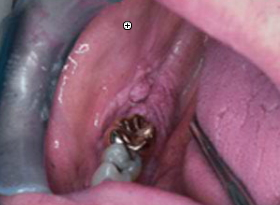
#> input picture ML-PROJECT/oral_cancer_ml/data/raw/Cancer/cancer_0013.jpg, 280 x 205 px; its folder holds only this picture in this run
$ python eda.py   (older library calls are emulated)
#> lines starting #> are read from the running program, lines starting #| are printed output that depends on the picture
import cv2, os, numpy as np
import matplotlib.pyplot as plt
import seaborn as sns
from pathlib import Path
from collections import Counter
import sys

# Ensure UTF-8 printing for console formatting
sys.stdout.reconfigure(encoding='utf-8')

sns.set_theme(style='darkgrid')

CANCER_PATH    = Path(r"C:\Users\Admin\OneDrive\Desktop\Andrew\MKC\oral_cancer_ml\data\raw\CANCER")
NONCANCER_PATH = Path(r"C:\Users\Admin\OneDrive\Desktop\Andrew\MKC\oral_cancer_ml\data\raw\NON_CANCER")
PLOTS_PATH     = Path(r"C:\Users\Admin\OneDrive\Desktop\Andrew\MKC\oral_cancer_ml\outputs\plots")
PLOTS_PATH.mkdir(parents=True, exist_ok=True)

# LOAD ALL IMAGES FIRST
cancer_imgs = []
noncancer_imgs = []

print("Loading CANCER images...")
for i, file in enumerate(CANCER_PATH.glob('*.jpg')):
    if i > 0 and i % 100 == 0:
        print(f"  Loaded {i} CANCER images...")
    img = cv2.imread(str(file))
#> img is the input picture: shape (205, 280, 3); mean B, G, R 113.4, 93.2, 136.3
    if img is not None:
        img_rgb = cv2.cvtColor(img, cv2.COLOR_BGR2RGB)
        cancer_imgs.append(img_rgb)
print(f"Total CANCER images loaded: {len(cancer_imgs)}")
#| Total CANCER images loaded: 1

print("Loading NON-CANCER images...")
for i, file in enumerate(NONCANCER_PATH.glob('*.jpg')):
    if i > 0 and i % 100 == 0:
        print(f"  Loaded {i} NON-CANCER images...")
    img = cv2.imread(str(file))
    if img is not None:
        img_rgb = cv2.cvtColor(img, cv2.COLOR_BGR2RGB)
        noncancer_imgs.append(img_rgb)
print(f"Total NON-CANCER images loaded: {len(noncancer_imgs)}")

cancer_count = len(cancer_imgs)
#> cancer_count = 1
noncancer_count = len(noncancer_imgs)
total_count = cancer_count + noncancer_count
#> total_count = 1
cancer_pct = cancer_count / total_count * 100 if total_count > 0 else 0
#> cancer_pct = 100
noncancer_pct = noncancer_count / total_count * 100 if total_count > 0 else 0
#> noncancer_pct = 0

# PLOT 1 — CLASS DISTRIBUTION
classes = ['NON-CANCER', 'CANCER']
counts = [noncancer_count, cancer_count]
#> counts = [0, 1]
pcts = [noncancer_pct, cancer_pct]
#> pcts = [0, 100]

plt.figure(figsize=(8, 6))
bars = plt.bar(classes, counts, color=['steelblue', 'tomato'])
plt.title("Class Distribution — Oral Cancer Dataset", fontsize=14)
plt.ylabel("Image Count")

for bar, count, pct in zip(bars, counts, pcts):
    y_val = bar.get_height()
    x_val = bar.get_x() + bar.get_width() / 2
    # Count on top
    plt.text(x_val, y_val + max(counts) * 0.01, f"{int(count)}",
             ha='center', va='bottom', fontweight='bold', fontsize=12)
    # Percentage at bottom
    if y_val > 0:
        plt.text(x_val, y_val / 2, f"{pct:.1f}%",
                 ha='center', va='center', color='white', fontweight='bold', fontsize=12)
#> this loop made 2 passes
#> (count, pct, y_val, x_val) on passes 1 to 2: (0, 0, 0, 0), (1, 100, 1, 1)

plt.tight_layout()
plt.savefig(PLOTS_PATH / "01_class_distribution.png", dpi=150)
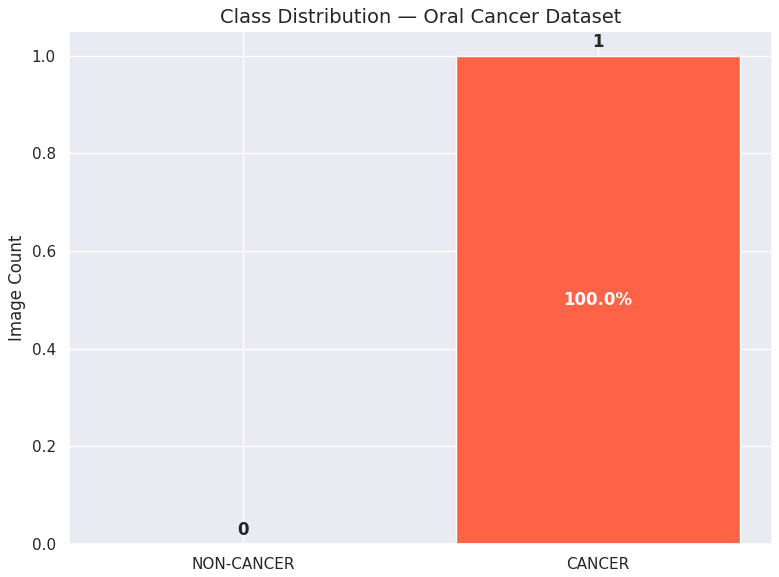
#> figure drawn by matplotlib, 1 panel
plt.close()


# PLOT 2 — RESOLUTION SCATTER
cancer_sizes = [(img.shape[1], img.shape[0]) for img in cancer_imgs]
#> cancer_sizes = [(280, 205)]
noncancer_sizes = [(img.shape[1], img.shape[0]) for img in noncancer_imgs]
#> noncancer_sizes = []
all_sizes = cancer_sizes + noncancer_sizes
#> all_sizes = [(280, 205)]

unique_res = Counter(all_sizes)
#> unique_res = {(280, 205): 1}
dominant_res = unique_res.most_common(1)[0][0] if unique_res else (0,0)
#> dominant_res = (280, 205)

c_w, c_h = zip(*cancer_sizes) if cancer_sizes else ([], [])
#> c_w = (280,); c_h = (205,)
nc_w, nc_h = zip(*noncancer_sizes) if noncancer_sizes else ([], [])
#> nc_w = []; nc_h = []

plt.figure(figsize=(8, 6))
plt.scatter(c_w, c_h, color='tomato', alpha=0.5, label='CANCER')
plt.scatter(nc_w, nc_h, color='steelblue', alpha=0.5, label='NON-CANCER')
plt.title("Image Resolution Distribution")
plt.xlabel("Width (pixels)")
plt.ylabel("Height (pixels)")
plt.legend()
plt.tight_layout()
plt.savefig(PLOTS_PATH / "02_resolution_scatter.png", dpi=150)
plt.close()


# PLOT 3 — SAMPLE IMAGE GRID
fig, axes = plt.subplots(2, 8, figsize=(16, 4))
fig.suptitle("Sample Images from Each Class", fontsize=16)

import random
random.seed(42)
c_idx = random.sample(range(len(cancer_imgs)), min(8, len(cancer_imgs))) if cancer_imgs else []
#> c_idx = [0]
nc_idx = random.sample(range(len(noncancer_imgs)), min(8, len(noncancer_imgs))) if noncancer_imgs else []

for i in range(8):
    if i < len(c_idx):
        axes[0, i].imshow(cancer_imgs[c_idx[i]])
    axes[0, i].axis('off')

    if i < len(nc_idx):
        axes[1, i].imshow(noncancer_imgs[nc_idx[i]])
    axes[1, i].axis('off')

# Labels on left side
axes[0, 0].set_title("CANCER", loc='left', pad=10, fontsize=12, y=0.3, x=-0.2)
axes[1, 0].set_title("NON-CANCER", loc='left', pad=10, fontsize=12, y=0.3, x=-0.2)

plt.tight_layout()
plt.savefig(PLOTS_PATH / "03_sample_grid.png", dpi=150)
plt.close()


# PLOT 4 — PIXEL INTENSITY HISTOGRAM
print("Computing pixel intensities...")
c_gray = [cv2.cvtColor(img, cv2.COLOR_RGB2GRAY).flatten() for img in cancer_imgs]
#> c_gray = 1 item
nc_gray = [cv2.cvtColor(img, cv2.COLOR_RGB2GRAY).flatten() for img in noncancer_imgs]
#> nc_gray = []

c_pixels = np.concatenate(c_gray) if c_gray else np.array([])
nc_pixels = np.concatenate(nc_gray) if nc_gray else np.array([])
#> nc_pixels = empty array

c_mean_int = c_pixels.mean() if len(c_pixels) else 0
#> c_mean_int = 108.5
nc_mean_int = nc_pixels.mean() if len(nc_pixels) else 0
#> nc_mean_int = 0

plt.figure(figsize=(10, 6))
if len(c_pixels):
    plt.hist(c_pixels, bins=50, alpha=0.6, color='tomato', label=f'CANCER (mean={c_mean_int:.1f})', density=True)
if len(nc_pixels):
    plt.hist(nc_pixels, bins=50, alpha=0.6, color='steelblue', label=f'NON-CANCER (mean={nc_mean_int:.1f})', density=True)

plt.axvline(c_mean_int, color='red', linestyle='dashed', linewidth=2)
plt.axvline(nc_mean_int, color='blue', linestyle='dashed', linewidth=2)
plt.title("Pixel Intensity Distribution by Class")
plt.xlabel("Pixel Intensity")
plt.ylabel("Density")
plt.legend()
plt.tight_layout()
plt.savefig(PLOTS_PATH / "04_intensity_histogram.png", dpi=150)
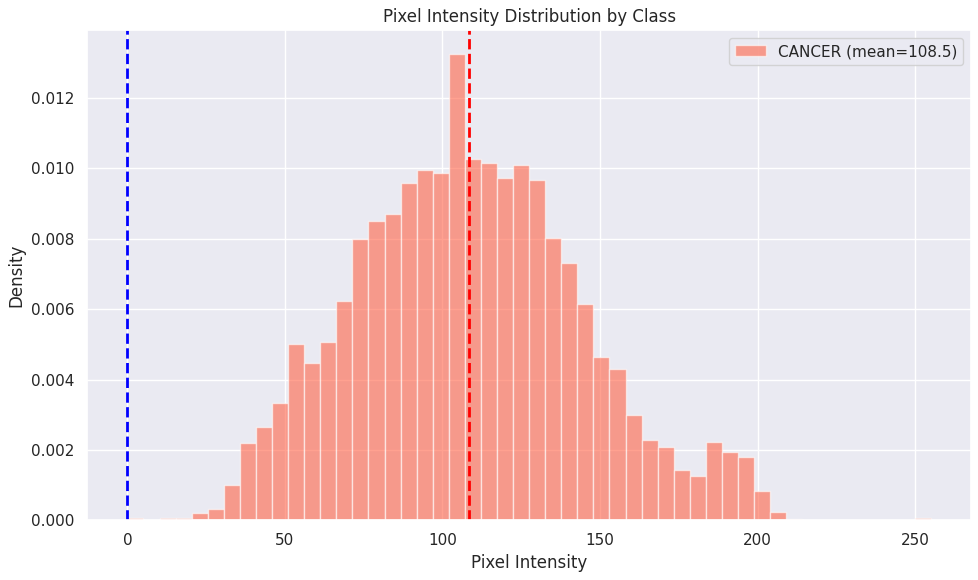
#> figure drawn by matplotlib, 1 panel; tallest bar 0.0133 high, from x = 102 to 107.1
plt.close()


# PLOT 5 — MEAN IMAGE PER CLASS
print("Computing mean images...")
IMG_SIZE = (128, 128)
c_resized = [cv2.resize(img, IMG_SIZE) for img in cancer_imgs]
#> c_resized = 1 item
nc_resized = [cv2.resize(img, IMG_SIZE) for img in noncancer_imgs]
#> nc_resized = []

c_mean_img = np.mean(c_resized, axis=0).astype(np.uint8) if c_resized else np.zeros((128,128,3), dtype=np.uint8)
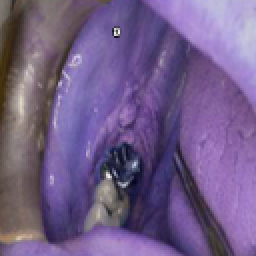
#> c_mean_img: shape (128, 128, 3) (shown 2 times larger); mean of channels 0, 1, 2 136.2, 93.1, 113.3; drawn as B, G, R
nc_mean_img = np.mean(nc_resized, axis=0).astype(np.uint8) if nc_resized else np.zeros((128,128,3), dtype=np.uint8)
#> nc_mean_img: shape (128, 128, 3); every value is 0

fig, axes = plt.subplots(1, 2, figsize=(10, 5))
im0 = axes[0].imshow(c_mean_img)
axes[0].set_title("Mean CANCER Image")
axes[0].axis('off')
fig.colorbar(im0, ax=axes[0], fraction=0.046, pad=0.04)

im1 = axes[1].imshow(nc_mean_img)
axes[1].set_title("Mean NON-CANCER Image")
axes[1].axis('off')
fig.colorbar(im1, ax=axes[1], fraction=0.046, pad=0.04)

plt.tight_layout()
plt.savefig(PLOTS_PATH / "05_mean_images.png", dpi=150)
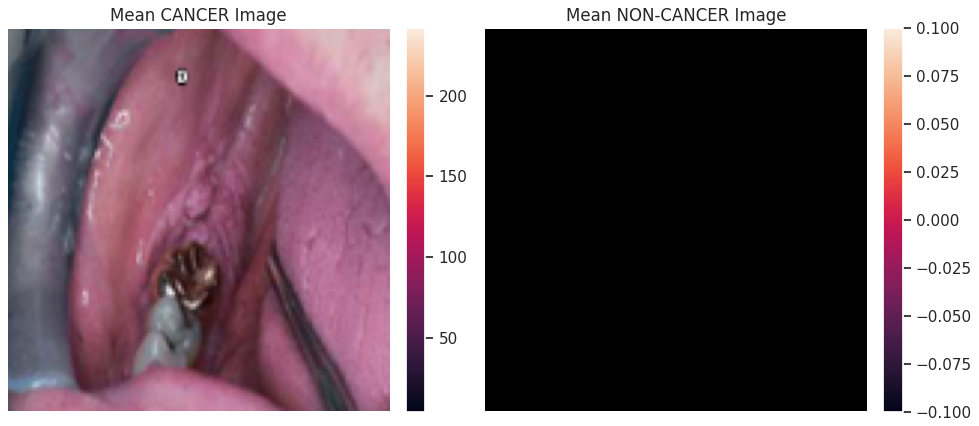
#> figure drawn by matplotlib, 4 panels
plt.close()


# PLOT 6 — BRIGHTNESS & CONTRAST BOXPLOTS
print("Computing brightness and contrast...")
c_bright = [np.mean(pixels) for pixels in c_gray] if c_gray else []
#> c_bright = [108.5]
c_contrast = [np.std(pixels) for pixels in c_gray] if c_gray else []
#> c_contrast = [36.19]

nc_bright = [np.mean(pixels) for pixels in nc_gray] if nc_gray else []
#> nc_bright = []
nc_contrast = [np.std(pixels) for pixels in nc_gray] if nc_gray else []
#> nc_contrast = []

fig, axes = plt.subplots(1, 2, figsize=(12, 6))

bplot1 = axes[0].boxplot([c_bright, nc_bright], patch_artist=True, labels=['CANCER', 'NON-CANCER'])
#> bplot1 = 6 items
colors = ['tomato', 'steelblue']
for patch, color in zip(bplot1['boxes'], colors):
    patch.set_facecolor(color)
#> this loop made 2 passes
#> color on passes 1 to 2: 'tomato', 'steelblue'
axes[0].set_title("Brightness (Mean)")

bplot2 = axes[1].boxplot([c_contrast, nc_contrast], patch_artist=True, labels=['CANCER', 'NON-CANCER'])
#> bplot2 = 6 items
for patch, color in zip(bplot2['boxes'], colors):
    patch.set_facecolor(color)
axes[1].set_title("Contrast (Std Dev)")

plt.tight_layout()
plt.savefig(PLOTS_PATH / "06_brightness_contrast.png", dpi=150)
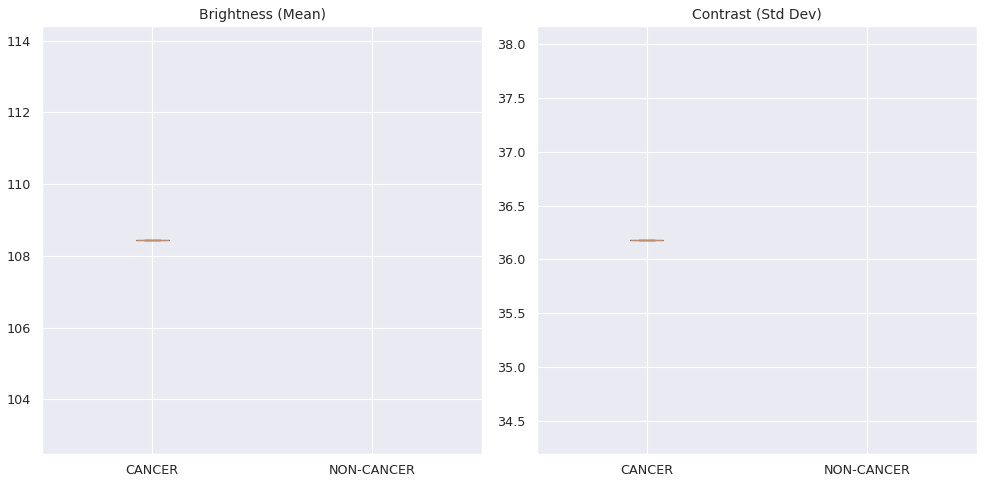
#> figure drawn by matplotlib, 2 panels
plt.close()


# PLOT 7 — COLOR CHANNEL ANALYSIS
print("Analyzing color channels...")
c_rgb_means = np.mean([np.mean(img, axis=(0,1)) for img in cancer_imgs], axis=0) if cancer_imgs else [0,0,0]
#> c_rgb_means = [136.3, 93.24, 113.4]
nc_rgb_means = np.mean([np.mean(img, axis=(0,1)) for img in noncancer_imgs], axis=0) if noncancer_imgs else [0,0,0]
#> nc_rgb_means = [0, 0, 0]

channels = ['Red', 'Green', 'Blue']
x = np.arange(len(channels))
width = 0.35

plt.figure(figsize=(8, 6))
plt.bar(x - width/2, c_rgb_means, width, label='CANCER', color='tomato')
plt.bar(x + width/2, nc_rgb_means, width, label='NON-CANCER', color='steelblue')
plt.xticks(x, channels)
plt.title("Mean RGB Channel Values by Class")
plt.ylabel("Mean Intensity")
plt.legend()
plt.tight_layout()
plt.savefig(PLOTS_PATH / "07_color_channels.png", dpi=150)
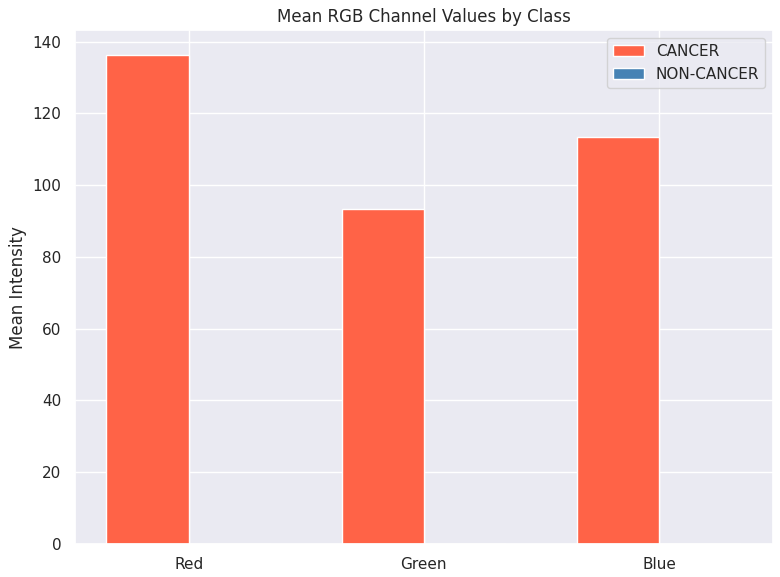
#> figure drawn by matplotlib, 1 panel; tallest bar 136.3 high, from x = -0.35 to 0
plt.close()


# PLOT 8 — SHARPNESS ANALYSIS
print("Analyzing sharpness...")
c_sharp = [cv2.Laplacian(img, cv2.CV_64F).var() for img in c_gray] if c_gray else []
#> c_sharp = [137.9]
nc_sharp = [cv2.Laplacian(img, cv2.CV_64F).var() for img in nc_gray] if nc_gray else []
#> nc_sharp = []

c_blurry = sum(1 for s in c_sharp if s < 100)
#> c_blurry = 0
nc_blurry = sum(1 for s in nc_sharp if s < 100)
#> nc_blurry = 0

plt.figure(figsize=(8, 6))
bplot3 = plt.boxplot([c_sharp, nc_sharp], patch_artist=True, labels=['CANCER', 'NON-CANCER'])
#> bplot3 = 6 items
for patch, color in zip(bplot3['boxes'], colors):
    patch.set_facecolor(color)
plt.yscale('log')
plt.title("Image Sharpness (Laplacian Variance) by Class")
plt.ylabel("Laplacian Variance (Log Scale)")
plt.tight_layout()
plt.savefig(PLOTS_PATH / "08_sharpness.png", dpi=150)
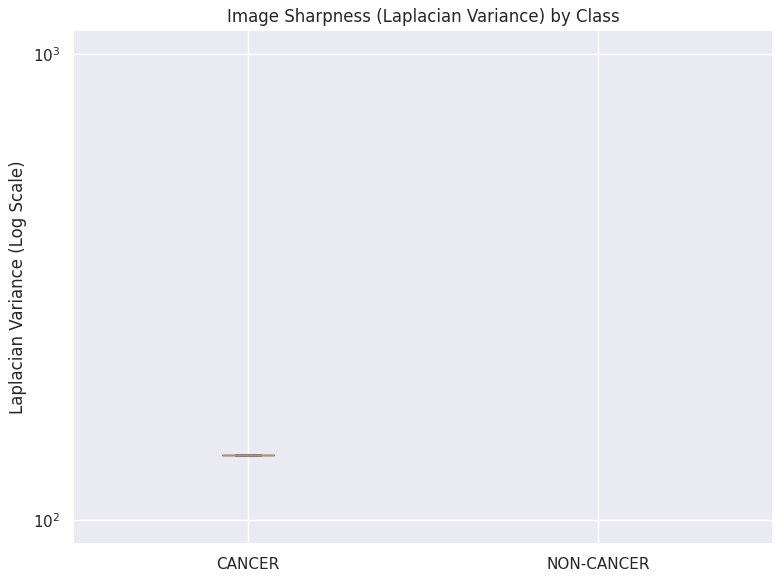
#> figure drawn by matplotlib, 1 panel
plt.close()


# FINAL EDA SUMMARY
print("Generating summary...")

c_mean_b = np.mean(c_bright) if c_bright else 0
#> c_mean_b = 108.5
nc_mean_b = np.mean(nc_bright) if nc_bright else 0
#> nc_mean_b = 0
c_mean_c = np.mean(c_contrast) if c_contrast else 0
#> c_mean_c = 36.19
nc_mean_c = np.mean(nc_contrast) if nc_contrast else 0
#> nc_mean_c = 0

unique_res_dict = dict(unique_res.most_common(5))
#> unique_res_dict = {(280, 205): 1}
unique_res_str = str(unique_res_dict)
#> unique_res_str = '{(280, 205): 1}'
if len(unique_res) > 5:
    unique_res_str += f" ... (+{len(unique_res)-5} more)"

b_diff = f"Cancer images are on average {'brighter' if c_mean_b > nc_mean_b else 'darker'} ({c_mean_b:.1f} vs {nc_mean_b:.1f})."
c_diff = f"Red channel is {'higher' if c_rgb_means[0] > nc_rgb_means[0] else 'lower'} in CANCER ({c_rgb_means[0]:.1f} vs {nc_rgb_means[0]:.1f})."
s_diff = f"Sharpness variance shows {c_blurry} blurry CANCER vs {nc_blurry} NON-CANCER images."

ratio = max(cancer_pct, noncancer_pct) / min(cancer_pct, noncancer_pct) if min(cancer_pct, noncancer_pct) > 0 else 0
#> ratio = 0

print(f"""
═══════════════════════════════════════════
            EDA SUMMARY REPORT
═══════════════════════════════════════════
Total Images         : {total_count}
CANCER               : {cancer_count}  ({cancer_pct:.1f}%)
NON-CANCER           : {noncancer_count}  ({noncancer_pct:.1f}%)
Imbalance Ratio      : {ratio:.2f} : 1
───────────────────────────────────────────
Unique Resolutions   : {unique_res_str}
Dominant Size        : {dominant_res[0]}x{dominant_res[1]}
───────────────────────────────────────────
Mean Brightness      : Cancer={c_mean_b:.2f} | NonCancer={nc_mean_b:.2f}
Mean Contrast(std)   : Cancer={c_mean_c:.2f} | NonCancer={nc_mean_c:.2f}
───────────────────────────────────────────
Blurry Images        : Cancer={c_blurry} | NonCancer={nc_blurry}
───────────────────────────────────────────
Key Findings:
 - {b_diff}
 - {c_diff}
 - {s_diff}
═══════════════════════════════════════════
✓ EDA Complete — 8 plots saved to outputs/plots/
""")
#| ═══════════════════════════════════════════
#|             EDA SUMMARY REPORT
#| ═══════════════════════════════════════════
#| Total Images         : 1
#| CANCER               : 1  (100.0%)
#| NON-CANCER           : 0  (0.0%)
#> (further printed lines are left out)

$ run again, on ML-PROJECT/oral_cancer_ml/data/raw/Cancer/cancer_0096.jpg
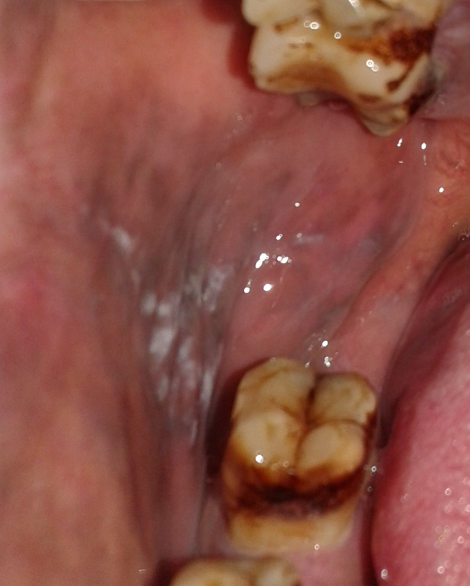
#> input picture ML-PROJECT/oral_cancer_ml/data/raw/Cancer/cancer_0096.jpg, 939 x 1171 px (shown at 1/2 size)
#> img is the input picture: shape (1171, 939, 3); mean B, G, R 68, 79.7, 139.8
#| Total CANCER images loaded: 1
#> cancer_count = 1
#> cancer_pct = 100
#> noncancer_pct = 0
#> counts = [0, 1]
#> pcts = [0, 100]
#> the loop `for bar, count, pct in zip(bars, counts, pcts):` made 2 passes
#> (count, pct, y_val, x_val) on passes 1 to 2: (0, 0, 0, 0), (1, 100, 1, 1)
#> cancer_sizes = [(939, 1171)]
#> noncancer_sizes = []
#> all_sizes = [(939, 1171)]
#> unique_res = {(939, 1171): 1}
#> dominant_res = (939, 1171)
#> c_w = (939,); c_h = (1171,)
#> nc_w = []
#> c_idx = [0]
#> c_gray = 1 item
#> nc_gray = []
#> nc_pixels = empty array
#> c_mean_int = 96.35
#> nc_mean_int = 0
#> c_resized = 1 item
#> nc_resized = []
#> nc_mean_img: shape (128, 128, 3); every value is 0
#> c_bright = [96.35]
#> c_contrast = [25.98]
#> nc_bright = []
#> bplot1 = 6 items
#> the loop `for patch, color in zip(bplot1['boxes'], colors):` made 2 passes
#> color on passes 1 to 2: 'tomato', 'steelblue'
#> the loop `for patch, color in zip(bplot2['boxes'], colors):` made 2 passes
#> `plt.savefig(PLOTS_PATH / "06_brightness_contrast.png", dpi=150)`:
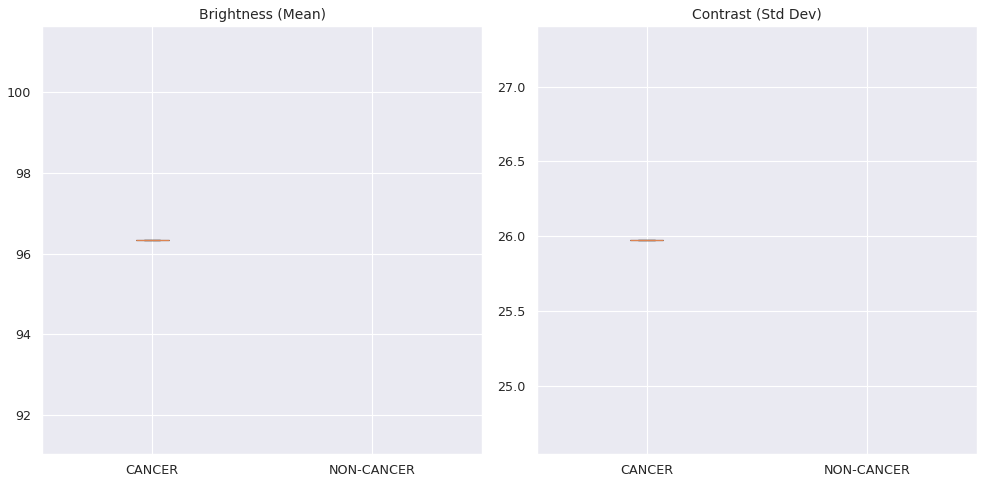
#> figure drawn by matplotlib, 2 panels
#> c_rgb_means = [139.8, 79.7, 67.98]
#> nc_rgb_means = [0, 0, 0]
#> `plt.savefig(PLOTS_PATH / "07_color_channels.png", dpi=150)`:
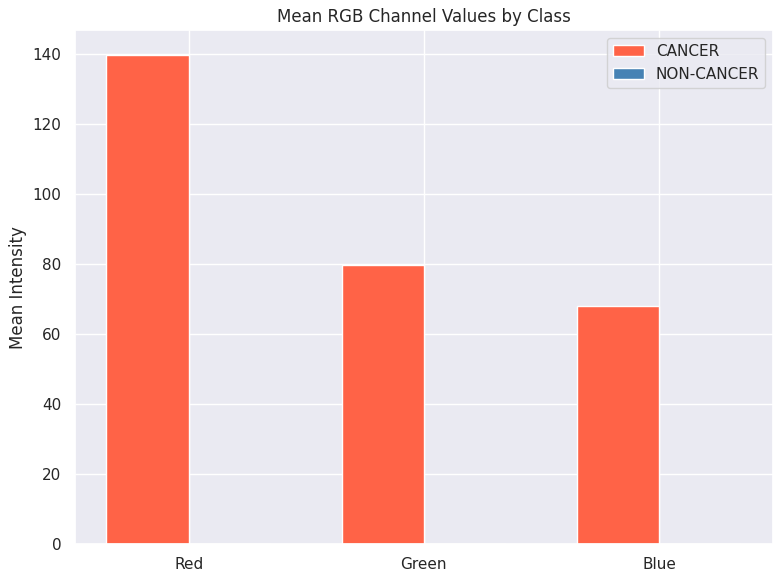
#> figure drawn by matplotlib, 1 panel; tallest bar 139.8 high, from x = -0.35 to 0
#> c_sharp = [10.47]
#> nc_sharp = []
#> c_blurry = 1
#> nc_blurry = 0
#> bplot3 = 6 items
#> the loop `for patch, color in zip(bplot3['boxes'], colors):` made 2 passes
#> c_mean_b = 96.35
#> nc_mean_b = 0
#> c_mean_c = 25.98
#> nc_mean_c = 0
#> unique_res_dict = {(939, 1171): 1}
#> unique_res_str = '{(939, 1171): 1}'
#> ratio = 0
#| ═══════════════════════════════════════════
#|             EDA SUMMARY REPORT
#| ═══════════════════════════════════════════
#| Total Images         : 1
#| CANCER               : 1  (100.0%)
#| NON-CANCER           : 0  (0.0%)
#> (further printed lines are left out)
